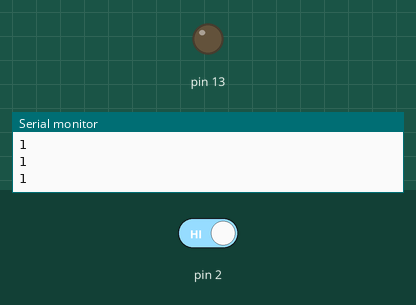
This sketch was run on a simulated Arduino Uno, built with avr-gcc and run on an emulated ATmega328P. Shown: output pins drawn as LEDs (lit = HIGH), the last lines printed to the serial monitor. Inputs (shaded band) come from the test bench; at power-on: pin 2 HIGH.

Above: at 2.8 s.
2.9 s: pin 2 driven LOW
At 3.4 s:
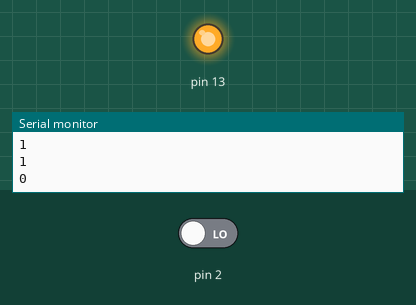
4.5 s: pin 2 driven HIGH
At 6.1 s:
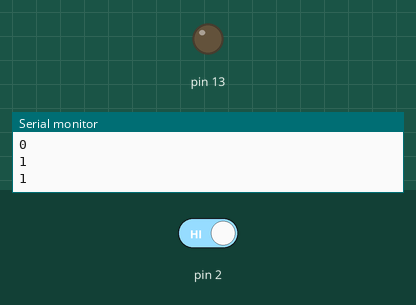
Timing chart, 0 to 7.6 s (numbered marks = the images above; inputs shaded):
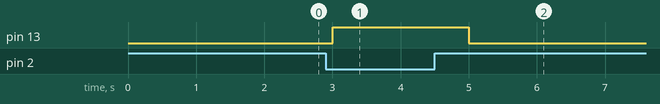

The sketch:

LDR.ino
```cpp
void setup() {
  // put your setup code here, to run once:
  Serial.begin(9600);
  pinMode(13,OUTPUT);
}

void loop() {

  //int light=analogRead(A0);
  //Serial.println(light);
  int black=digitalRead(2);
  Serial.println(black);
  if(black==0)
  {
    digitalWrite(13,HIGH);
  }
  else
  {
    digitalWrite(13,LOW);
  }
  delay(1000);
}
```

Measured:
- after the input at 2.9 s, pin 13: LOW → HIGH after 0.10 s
- after the input at 4.5 s, pin 13: HIGH → LOW after 0.50 s
